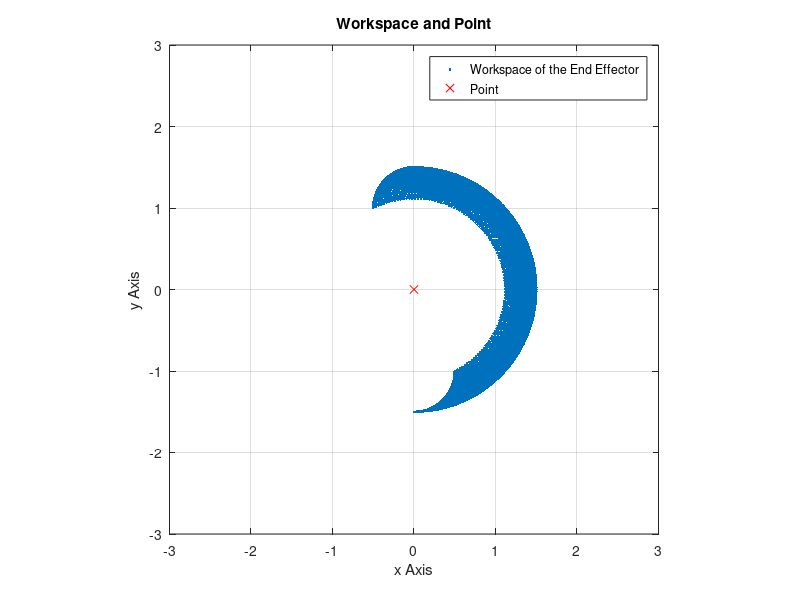

The MATLAB script that drew this image:

L1=1;
L2=0.5;

% Angles of the first joint (q1) and the second joint (q2), set here
% physical limitations
q1 = linspace(-pi/2, pi/2, 100);
q2 = linspace(0, pi/2, 100);

% Initialize arrays for storing workspace points
workspace_x = [];
workspace_y = [];

% Loop through all possible combinations of q1 and q2
for i = 1:length(q1)
    for j = 1:length(q2)
        % Calculate the end effector position using the forward kinematics
            x_val=L1*cos(q1(i))+L2*cos(q1(i)+q2(j));
            y_val=L1*sin(q1(i))+L2*sin(q1(i)+q2(j));
            % Store the workspace points
            workspace_x = [workspace_x, x_val];
            workspace_y = [workspace_y, y_val];
    end
end

% Define the point coordinates
point_x = 0;
point_y = 0;

% Create the plot for the workspace and the point
figure;
plot(workspace_x, workspace_y, '.', 'DisplayName', 'Workspace of the End Effector');
hold on;
plot(point_x, point_y, 'rx', 'DisplayName', 'Point'); % Red point
hold off;
xlim([-3, 3]);
ylim([-3, 3]);
axis equal;
title('Workspace and Point');
xlabel('x Axis');
ylabel('y Axis');
legend;
grid on;
